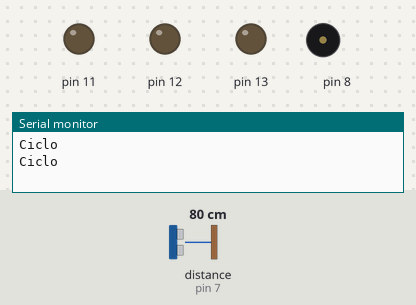
A sketch run on a simulated Arduino Uno, built with avr-gcc and run on an emulated ATmega328P. Parts: output pins drawn as LEDs (lit = HIGH), buzzer (waves = sounding), the last lines printed to the serial monitor. Wiring (inferred from the names in the program): ultrasonic range finder: trigger pin 6; echo pin 7. Inputs (shaded band) come from the test bench; at power-on: distance to the obstacle (sensor on pin 7) 80 cm. The echo pulse lasts 58.3 µs per cm; pins used as bus, display or sensor lines are not drawn.

Above: at 1.3 s.
1.4 s: distance to the obstacle (sensor on pin 7) set to 18 cm
2.9 s: distance to the obstacle (sensor on pin 7) set to 13 cm
At 3.4 s:
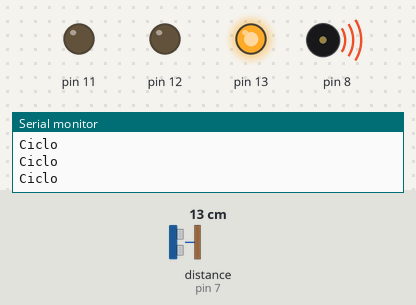
5.9 s: distance to the obstacle (sensor on pin 7) set to 10 cm
At 6.4 s:
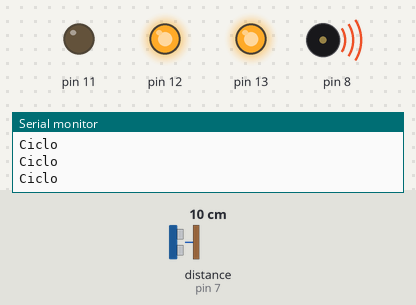
8.9 s: distance to the obstacle (sensor on pin 7) set to 8 cm
11.9 s: distance to the obstacle (sensor on pin 7) set to 5 cm
At 12.4 s:
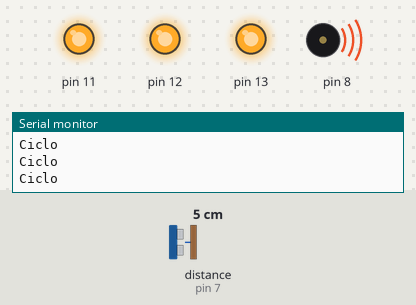
14.9 s: distance to the obstacle (sensor on pin 7) set to 9 cm
At 15.4 s:
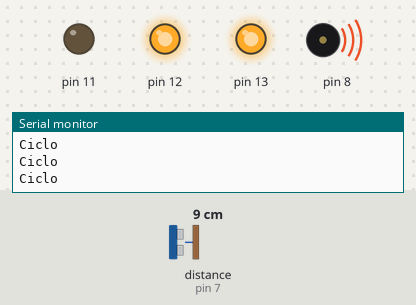
Timing chart, 0 to 17.9 s (numbered marks = the images above; inputs shaded):
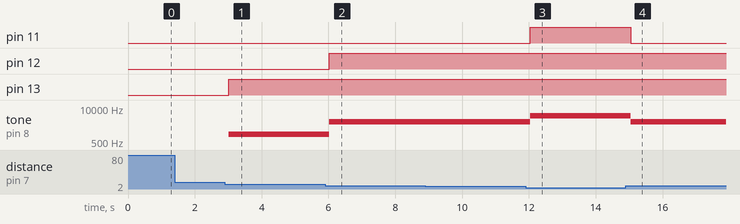

The sketch:

lucesysonido.ino
```cpp
const int TRIG = 6;
const int ECHO = 7;
int distance;
int duration;

void setup() {
  pinMode(TRIG, OUTPUT);
  pinMode(ECHO, INPUT);
  pinMode(13, OUTPUT);
  pinMode(12, OUTPUT);
  pinMode(11, OUTPUT);
  Serial.begin(115200);
}

void loop() {
  digitalWrite(TRIG, LOW);
  delayMicroseconds(2);
  digitalWrite(TRIG, HIGH);
  delayMicroseconds(10);
  digitalWrite(TRIG, LOW);

  duration = pulseIn(ECHO, HIGH);
  distance = duration / 29 / 2;

  if (distance > 10 && distance < 15) {
    digitalWrite(13, HIGH);
    digitalWrite(12, LOW);
    digitalWrite(11, LOW);
    tone(8, 1000, 500);
  } else if (distance > 5 && distance <= 10) {
      digitalWrite(13, HIGH);
      digitalWrite(12, HIGH);
      digitalWrite(11, LOW);
      tone(8, 3000, 500);
  } else if (distance <= 5) {
        digitalWrite(13, HIGH);
        digitalWrite(12, HIGH);
        digitalWrite(11, HIGH);
        tone(8, 5000, 500);
  } else {
          digitalWrite(13, LOW);
          digitalWrite(12, LOW);
          digitalWrite(11, LOW);
          noTone(8);
  }

  delay(500);
  Serial.println("Ciclo");
}
```

Measured:
- the behaviour switches between 16 and 15 cm on distance to the obstacle (sensor on pin 7) (found by bisection; images 0 and 1)
- the behaviour switches between 12 and 11 cm on distance to the obstacle (sensor on pin 7) (found by bisection; images 1 and 2)
- the behaviour switches between 7 and 6 cm on distance to the obstacle (sensor on pin 7) (found by bisection; images 2 and 3)
- after the input at 2.9 s, pin 13: LOW → HIGH after 0.12 s; tone on pin 8: silent → 1000 Hz after 0.12 s
- after the input at 5.9 s, pin 12: LOW → HIGH after 0.13 s; tone on pin 8: 1000 Hz → 3000 Hz after 0.13 s
- after the input at 11.9 s, pin 11: LOW → HIGH after 0.14 s; tone on pin 8: 3000 Hz → 5000 Hz after 0.14 s
- after the input at 14.9 s, pin 11: HIGH → LOW after 0.15 s; tone on pin 8: 5000 Hz → 3000 Hz after 0.15 s
